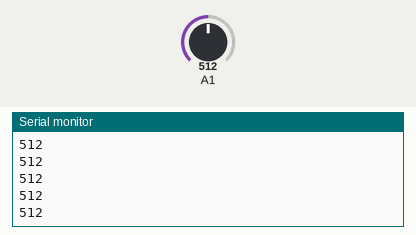
A sketch run on a simulated Arduino Uno, built with avr-gcc and run on an emulated ATmega328P. On the bench: the last lines printed to the serial monitor. The inputs (shaded band) are chosen by the test bench; at power-on: A1 = 512.

Above: at 1.2 s.
1.3 s: A1 set to 716
At 2.0 s:
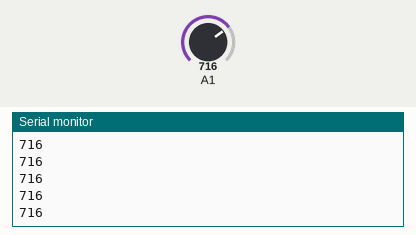
2.8 s: A1 set to 900
At 3.6 s:
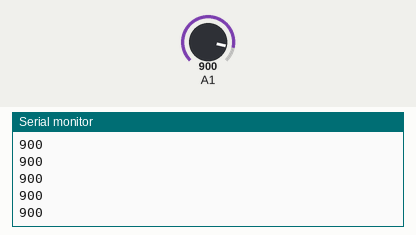
Timing chart, 0 to 5.8 s (numbered marks = the images above; inputs shaded):
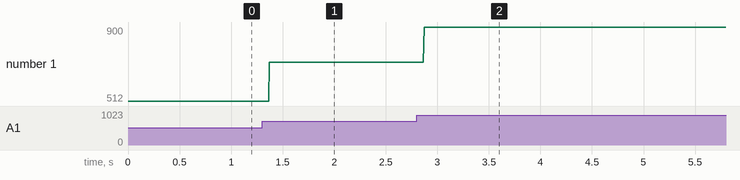

Measured:
- after the input at 1.3 s, the serial monitor: prints a new line after 0.07 s (image 1)
- after the input at 2.8 s, the serial monitor: prints a new line after 0.07 s (image 2)
- plotted number 1: 512 → 716 after the input at 1.3 s, 716 → 900 after the input at 2.8 s

The sketch:

nieudany_kliker.ino
```cpp
int odczyt = 0;

void setup() {
  Serial.begin(9600);
}

void loop() {
  odczyt = analogRead(A1);
  Serial.println(odczyt);

}
```
